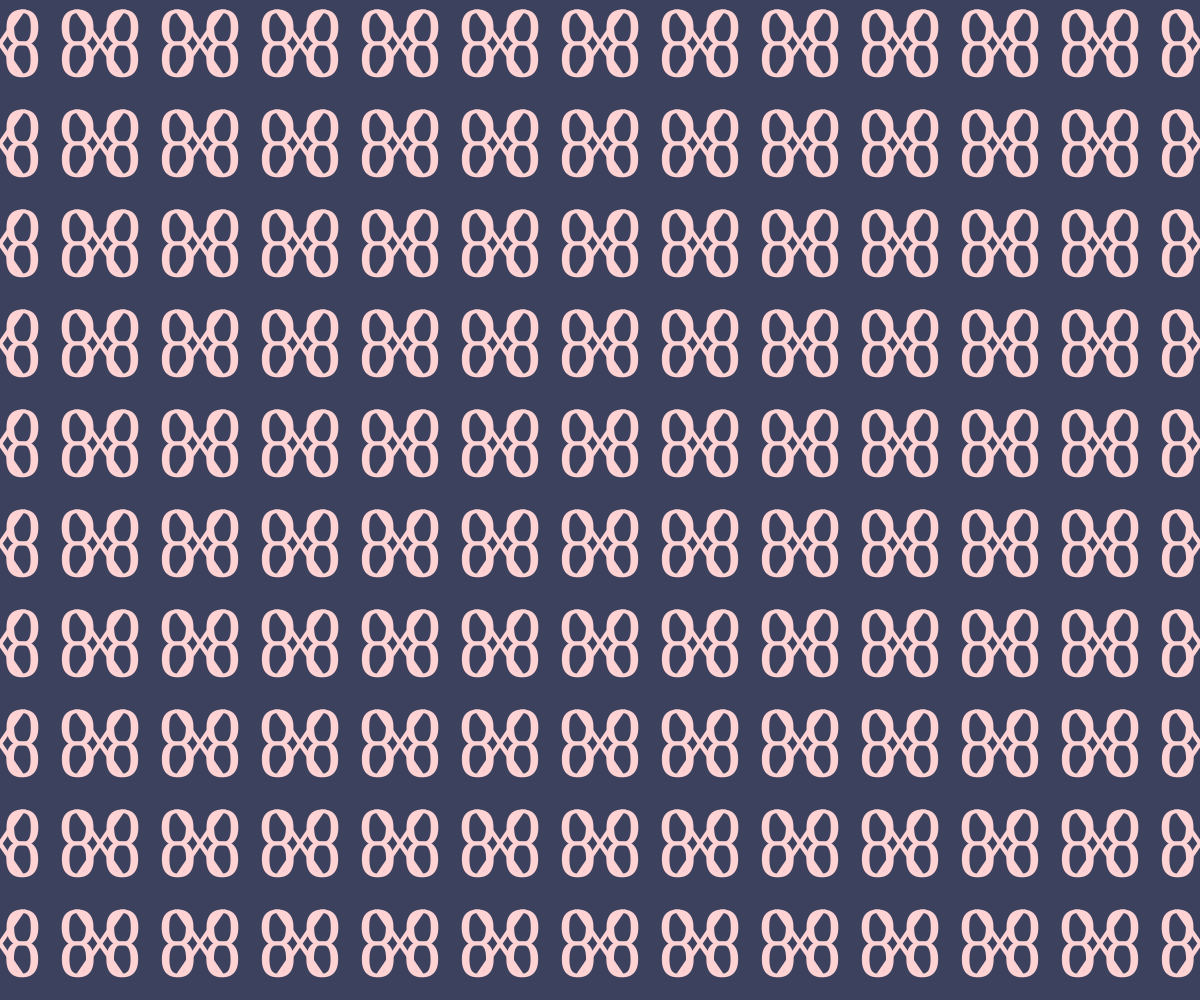
Frame 1 (no input)
Frame 60 (no input): identical to frame 1, image omitted
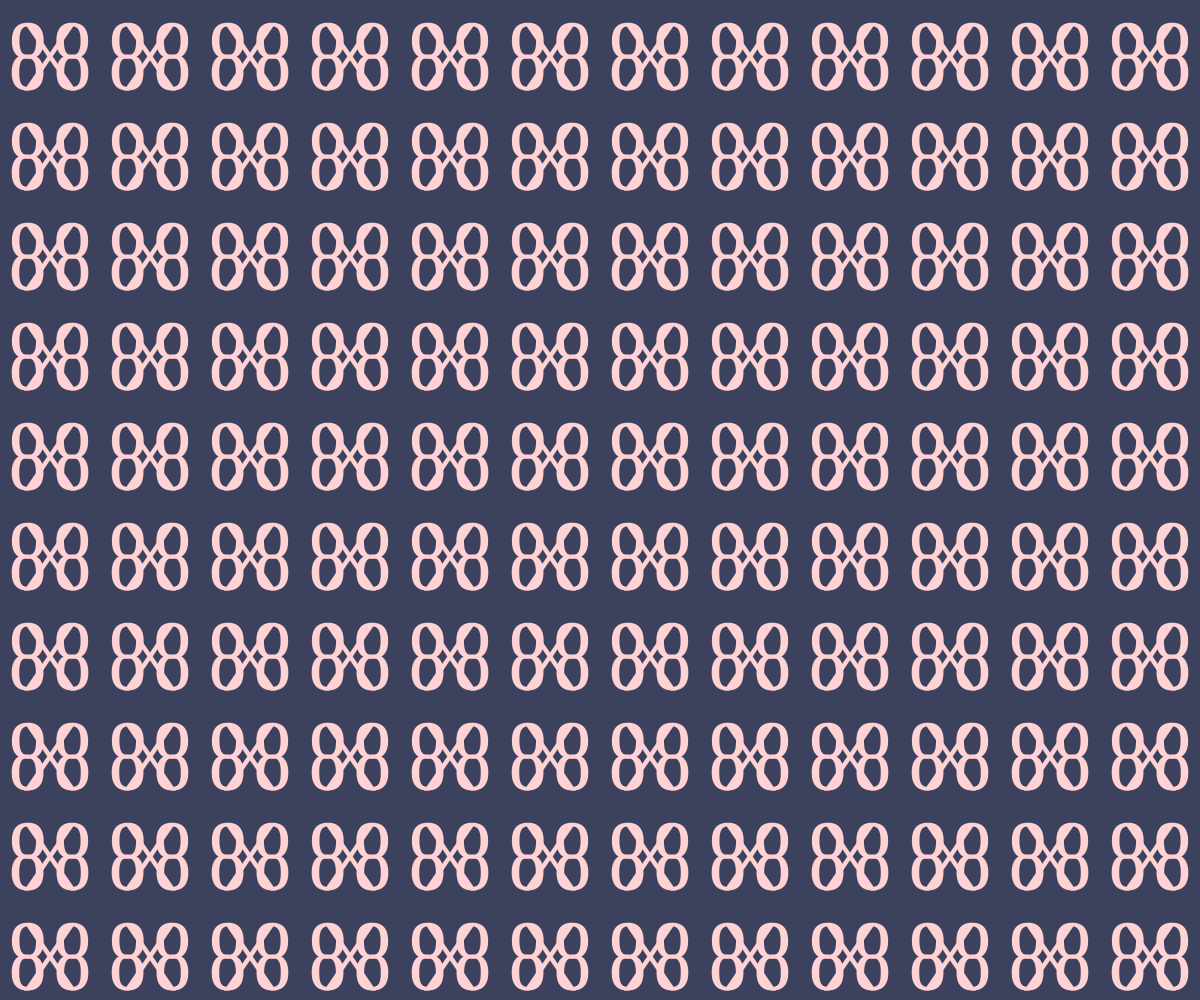
Frame 120 (the mouse pressed at the canvas centre since frame 60)

The p5.js sketch that drew these frames (run headless with seeded random() and noise() and a simulated clock; from frame 60 on, the mouse is pressed at the canvas centre):

// p5.js sketch
// ── sketch.js
let slotSize = 100;
let marginX
let marginY
let step = 1
let c = '%'
let colorsfront = [ "#ffd3d3", "#fcffa5", "#fc7afa", "#8fbdf6"]
let colorsback = ["#1a3a51", "#5c134a", "#3c415e", "#00677e"]

let c1
let c2

let fonts = [ "Monoton", "East Sea  Dokdo", "Fascinate Inline ", "Righteous"]


function setup() {

    createCanvas(windowWidth, windowHeight);

    pixelDensity(1)
    textSize(slotSize)
    textAlign(CENTER, CENTER)

    c1 = "#3c415e"
    c2 = "#ffd3d3"

    marginX = windowWidth - int((windowWidth / slotSize)) * slotSize;
    marginY = windowHeight - int((windowHeight / slotSize)) * slotSize;

    textFont('Righteous')

}


function draw() {

    background(c1)


    for (var x = -slotSize / 2; x < width + slotSize; x += slotSize) {
        for (var y = -slotSize / 2; y < height + slotSize; y += slotSize) {
            push()
            textSize(slotSize /* map(mouseX, 0, width, 0.5, 1.5)*/)
            //textSize(slotSize)
            textAlign(CENTER, CENTER)
            fill(c2)
            translate(x,y)
            push()
            scale(1, 1)
            translate( map(mouseX, 0, windowWidth, -slotSize/2, slotSize/2), 0)
            rotate(map(mouseY, 0, height, 0, TWO_PI))
            text(c, 0, 0)
            pop()

            push()
            scale(-1, 1)
            translate( map(mouseX, 0, windowWidth, -slotSize/2, slotSize/2), 0)
            rotate(map(mouseY, 0, height, 0, TWO_PI))
            text(c, 0, 0)
            pop()


            pop()
        }




    }


}

function keyTyped() {

    c = key
}

function mouseReleased() {
    slotSize = int(random(5, 25)) * 10
    step = int(random(1, 6))
    c1 = colorsback[int(random(colorsback.length))]
    c2 = colorsfront[int(random(colorsfront.length))]
    let f = fonts[int(random(fonts.length))]
    textFont(f)


    //slotSize = int(map(mouseX, 0, width, 3, 15))*10
    marginX = windowWidth - int((windowWidth / slotSize)) * slotSize;
    marginY = windowHeight - int((windowHeight / slotSize)) * slotSize;

    console.log(slotSize, step, c1, c2, f)

}

function windowResized() {
    resizeCanvas(windowWidth, windowHeight);
    marginX = windowWidth - int((windowWidth / slotSize)) * slotSize;
    marginY = windowHeight - int((windowHeight / slotSize)) * slotSize;
}
